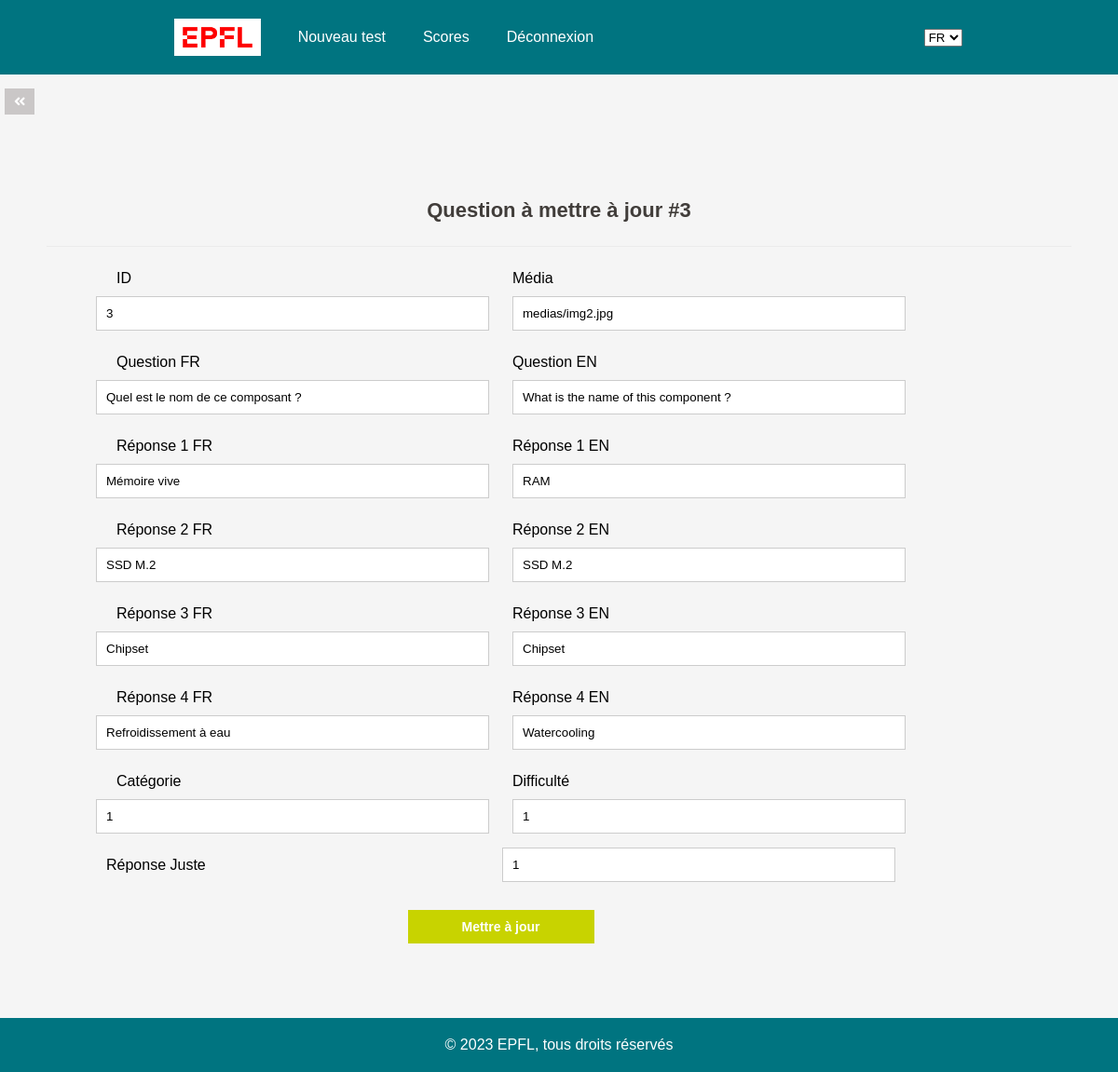
Page /php/update.php?id_question=3 on the committed database.
### tables this page shows
CREATE TABLE `question` (
  `id_question` int NOT NULL,
  `question_fr` varchar(255) NOT NULL,
  `question_en` varchar(255) NOT NULL,
  `rep_1_fr` varchar(255) NOT NULL,
  `rep_1_en` varchar(255) NOT NULL,
  `rep_2_fr` varchar(255) NOT NULL,
  `rep_2_en` varchar(255) NOT NULL,
  `rep_3_fr` varchar(255) NOT NULL,
  `rep_3_en` varchar(255) NOT NULL,
  `rep_4_fr` varchar(255) NOT NULL,
  `rep_4_en` varchar(255) NOT NULL,
  `rep_true` int NOT NULL,
  `media` varchar(512) DEFAULT NULL,
  `fk_category` int NOT NULL,
  `fk_difficulty` int NOT NULL
);

### www/php/update.php (the view, shortened to what this page needs)
<?php
include 'functions_admin.php';
if (isset($_GET['id_question'])) {
    $stmt = $pdo->prepare('SELECT * FROM question WHERE id_question = ?');
    $stmt->execute([$_GET['id_question']]);
    $question = $stmt->fetch(PDO::FETCH_ASSOC);
} else {
    exit('ID non spécifié');
}
?>
<?=template_header('Read')?>
<div class="back_pagination">
    <a href="read.php"><i class="fas fa-angle-double-left fa-sm"></i></a>
</div>
<div class="content update">
	<h2>Question à mettre à jour #<?=$question['id_question']?></h2>
    <form action="update.php?id_question=<?=$question['id_question']?>" method="post">
        <label for="id_question">ID</label>
        <label for="media">Média</label>
        <input type="text" name="id_question" value="<?=$question['id_question']?>">
        <input type="text" name="media" value="<?=$question['media']?>">
        <label for="question_fr">Question FR</label>
        <label for="question_en">Question EN</label>
        <input type="text" name="question_fr" value="<?=$question['question_fr']?>">
        <input type="text" name="question_en" value="<?=$question['question_en']?>">
        <label for="rep_1_fr">Réponse 1 FR</label>
        <label for="rep_1_en">Réponse 1 EN</label>
        <input type="text" name="rep_1_fr" value="<?=$question['rep_1_fr']?>">
        <input type="text" name="rep_1_en" value="<?=$question['rep_1_en']?>">
        <label for="rep_2_fr">Réponse 2 FR</label>
        <label for="rep_2_en">Réponse 2 EN</label>
        <input type="text" name="rep_2_fr" value="<?=$question['rep_2_fr']?>">
        <input type="text" name="rep_2_en" value="<?=$question['rep_2_en']?>">
        <label for="rep_3_fr">Réponse 3 FR</label>
        <label for="rep_3_en">Réponse 3 EN</label>
        <input type="text" name="rep_3_fr" value="<?=$question['rep_3_fr']?>">
        <input type="text" name="rep_3_en" value="<?=$question['rep_3_en']?>">
        <label for="rep_4_fr">Réponse 4 FR</label>
        <label for="rep_4_en">Réponse 4 EN</label>
        <input type="text" name="rep_4_fr" value="<?=$question['rep_4_fr']?>">
        <input type="text" name="rep_4_en" value="<?=$question['rep_4_en']?>">
        <label for="fk_category">Catégorie</label>
        <label for="fk_difficulty">Difficulté</label>
        <input type="text" name="fk_category" value="<?=$question['fk_category']?>">
        <input type="text" name="fk_difficulty" value="<?=$question['fk_difficulty']?>">
        <label for="rep_true">Réponse Juste</label>
        <input type="text" name="rep_true" value="<?=$question['rep_true']?>">
        <input type="submit" value="Mettre à jour">
    </form>
</div>
<?=template_footer()?>

### www/css/style.css (style rules this page uses)
body { margin: 0; padding: 0; font-family: Arial, sans-serif; background-color: #f5f5f5; }
.content { padding: 50px; margin: 0 auto; text-align: center; }
.content h2 { margin: 0; padding: 25px 0; font-size: 22px; border-bottom: 1px solid #ebebeb; color: #413D3A; }
.back_pagination { display: flex; justify-content: flex-start; }
.back_pagination a { display: inline-block; text-decoration: none; background-color: #CAC7C7; font-weight: bold; color: #FFFFFF; padding: 5px 10px; margin: 15px 0 15px 5px; }
.update form { padding: 15px 0; width: 1000px; display: flex; flex-flow: wrap; justify-content: center; }
.update form label { display: inline-flex; width: 400px; padding: 10px 0; margin-right: 25px; }
.update form input { padding: 10px; width: 400px; margin-right: 25px; margin-bottom: 15px; border: 1px solid #cccccc; }
.update form input[type="submit"] { display: block; background-color: #C8D300; border: 0; font-weight: bold; font-size: 14px; color: #FFFFFF; cursor: pointer; width: 200px; margin-top: 15px; }

### rows in the picture
question: id_question "3", media "medias/img2.jpg", question_fr "Quel est le nom de ce composant ?", question_en "What is the name of this component ?", rep_1_fr "Mémoire vive", rep_1_en "RAM", rep_2_fr "SSD M.2", rep_2_en "SSD M.2", rep_3_fr "Chipset", rep_3_en "Chipset", rep_4_fr "Refroidissement à eau", rep_4_en "Watercooling", fk_category "1", fk_difficulty "1", rep_true "1"
